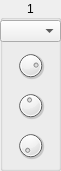
   <widget class="QGroupBox" name="step_1">
    <property name="geometry">
     <rect>
      <x>130</x>
      <y>70</y>
      <width>61</width>
      <height>171</height>
     </rect>
    </property>
    <property name="title">
     <string>1</string>
    </property>
    <property name="alignment">
     <set>Qt::AlignCenter</set>
    </property>
    <widget class="DialKnob" name="ctrl_1">
     <property name="geometry">
      <rect>
       <x>0</x>
       <y>130</y>
       <width>61</width>
       <height>31</height>
      </rect>
     </property>
     <property name="sizePolicy">
      <sizepolicy hsizetype="Fixed" vsizetype="Fixed">
       <horstretch>0</horstretch>
       <verstretch>0</verstretch>
      </sizepolicy>
     </property>
     <property name="minimumSize">
      <size>
       <width>0</width>
       <height>0</height>
      </size>
     </property>
     <property name="maximumSize">
      <size>
       <width>16777215</width>
       <height>16777215</height>
      </size>
     </property>
     <property name="minimum">
      <number>0</number>
     </property>
     <property name="maximum">
      <number>127</number>
     </property>
     <property name="value">
      <number>0</number>
     </property>
     <property name="wrapping">
      <bool>false</bool>
     </property>
     <property name="notchTarget">
      <double>8.000000000000000</double>
     </property>
     <property name="notchesVisible">
      <bool>false</bool>
     </property>
    </widget>
    <widget class="DialKnob" name="velocity_1">
     <property name="geometry">
      <rect>
       <x>0</x>
       <y>50</y>
       <width>61</width>
       <height>31</height>
      </rect>
     </property>
     <property name="sizePolicy">
      <sizepolicy hsizetype="Fixed" vsizetype="Fixed">
       <horstretch>0</horstretch>
       <verstretch>0</verstretch>
      </sizepolicy>
     </property>
     <property name="minimumSize">
      <size>
       <width>0</width>
       <height>0</height>
      </size>
     </property>
     <property name="maximumSize">
      <size>
       <width>16777215</width>
       <height>16777215</height>
      </size>
     </property>
     <property name="minimum">
      <number>0</number>
     </property>
     <property name="maximum">
      <number>127</number>
     </property>
     <property name="value">
      <number>100</number>
     </property>
     <property name="wrapping">
      <bool>false</bool>
     </property>
     <property name="notchTarget">
      <double>8.000000000000000</double>
     </property>
     <property name="notchesVisible">
      <bool>false</bool>
     </property>
    </widget>
    <widget class="DialKnob" name="gate_1">
     <property name="geometry">
      <rect>
       <x>0</x>
       <y>90</y>
       <width>61</width>
       <height>31</height>
      </rect>
     </property>
     <property name="sizePolicy">
      <sizepolicy hsizetype="Fixed" vsizetype="Fixed">
       <horstretch>0</horstretch>
       <verstretch>0</verstretch>
      </sizepolicy>
     </property>
     <property name="minimumSize">
      <size>
       <width>0</width>
       <height>0</height>
      </size>
     </property>
     <property name="maximumSize">
      <size>
       <width>16777215</width>
       <height>16777215</height>
      </size>
     </property>
     <property name="minimum">
      <number>1</number>
     </property>
     <property name="maximum">
      <number>200</number>
     </property>
     <property name="value">
      <number>94</number>
     </property>
     <property name="wrapping">
      <bool>false</bool>
     </property>
     <property name="notchTarget">
      <double>8.000000000000000</double>
     </property>
     <property name="notchesVisible">
      <bool>false</bool>
     </property>
    </widget>
    <widget class="ComboPicker" name="note_1">
     <property name="geometry">
      <rect>
       <x>0</x>
       <y>20</y>
       <width>61</width>
       <height>22</height>
      </rect>
     </property>
    </widget>
   </widget>
